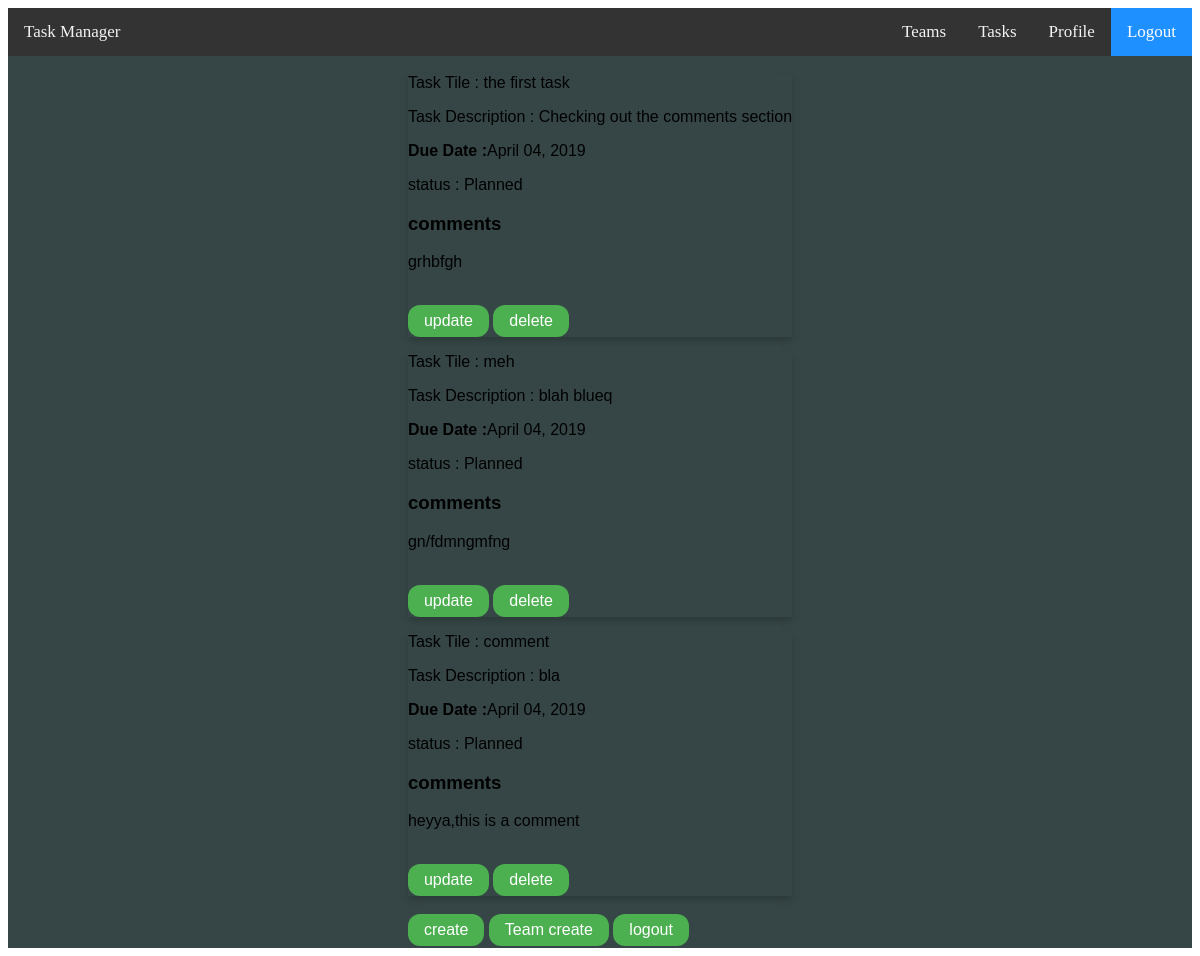
Page /tasks/ (signed in) on the committed database.
### users/models.py (models this page shows, shortened)
class Task(models.Model):
    title = models.CharField(max_length=140)
    description = models.TextField(blank = True, null = True)
    created_date = models.DateField(default=timezone.now, blank=True, null=True)
    due_date = models.DateField(blank=True, null=True)
    priority = models.IntegerField(default='0')
    TeamName = models.CharField(max_length=25,blank=True,null=True)
    creator = models.ForeignKey(
        User, related_name="todo_created_by", on_delete=models.CASCADE
    )
    comment = models.TextField(max_length=500,blank=True,null=True)
    assignee = models.ForeignKey(
        User,
        blank=True,
        null=True,
        related_name="todo_assigned_to",
        on_delete=models.CASCADE,
    )
    STATUSES = (
        ('Planned ', 'Planned'),
        ('Inprogress', 'Inprogress'),
        ('Done', 'Done'),
    )
    status = models.CharField(max_length=15,null=True, choices=STATUSES, default='Planned')
    def __str__(self):
        return self.title
    class Meta:
        ordering = ["priority"]

### users/views.py (the view)
# urls.py: path('tasks/',user_views.TaskListView.as_view(),name = 'task'),
class TaskListView(LoginRequiredMixin,ListView):
    model = Task
    template_name = 'users/tasks.html'
    context_object_name = 'tasks'

### templates/users/tasks.html
{% extends "loginbase.html" %}
{% block content %}
    {% for task in tasks %}
       {% if task.creator == user %}
        <div class="card">
        <p>Task Tile : {{task}}</p>
        <p>Task Description : {{task.description}}</p>
        <p><b>Due Date :</b>{{task.due_date|date:"F d, Y"}}</p>
             <p>status : {{task.status}}</p>
            <div>
                 <h3>comments</h3>
                 <p> {{task.comment}}</p>
                 <br>
             </div>
        <a href=" {% url 'task-update' task.id %}" class="button">update</a>
        <a href=" {% url 'task-delete' task.id %}"class="button">delete</a>
        </div>
    {% endif %}
{% endfor %}
<br>
<a href =" {% url 'task-create'  %}" class="button">create</a>
<a href =" {% url 'new'  %}" class ="button" >Team create</a>
<a href = "{% url 'logout'%}"class ="button">logout</a>
{% endblock content %}

### static/css/cards.css (style rules this page uses)
.card { box-shadow: 0 4px 8px 0 rgba(0,0,0,0.2); transition: 0.3s; }

### static/css/buttons.css (style rules this page uses)
.button { background-color: #4CAF50; border: none; color: white; padding: 7px 16px; text-align: center; text-decoration: none; display: inline-block; font-size: 16px; border-radius: 12px; }

### rows in the picture
Task: title "the first task", description "Checking out the comments section", due_date "April 04, 2019", status "Planned", comment "grhbfgh"
Task: title "meh", description "blah blueq", due_date "April 04, 2019", status "Planned", comment "gn/fdmngmfng"
Task: title "comment", description "bla", due_date "April 04, 2019", status "Planned", comment "heyya,this is a comment"
